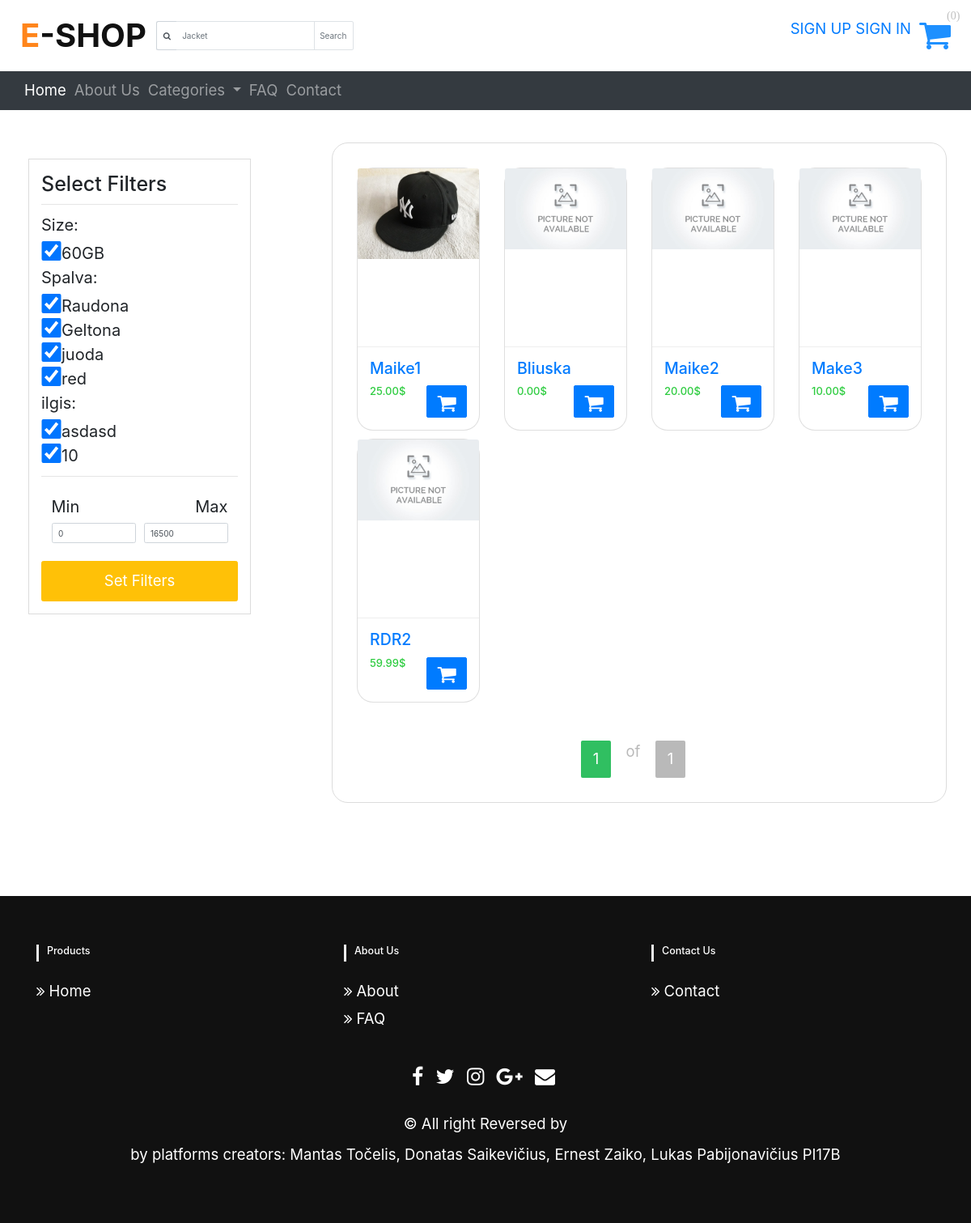
The app's page /, older data.
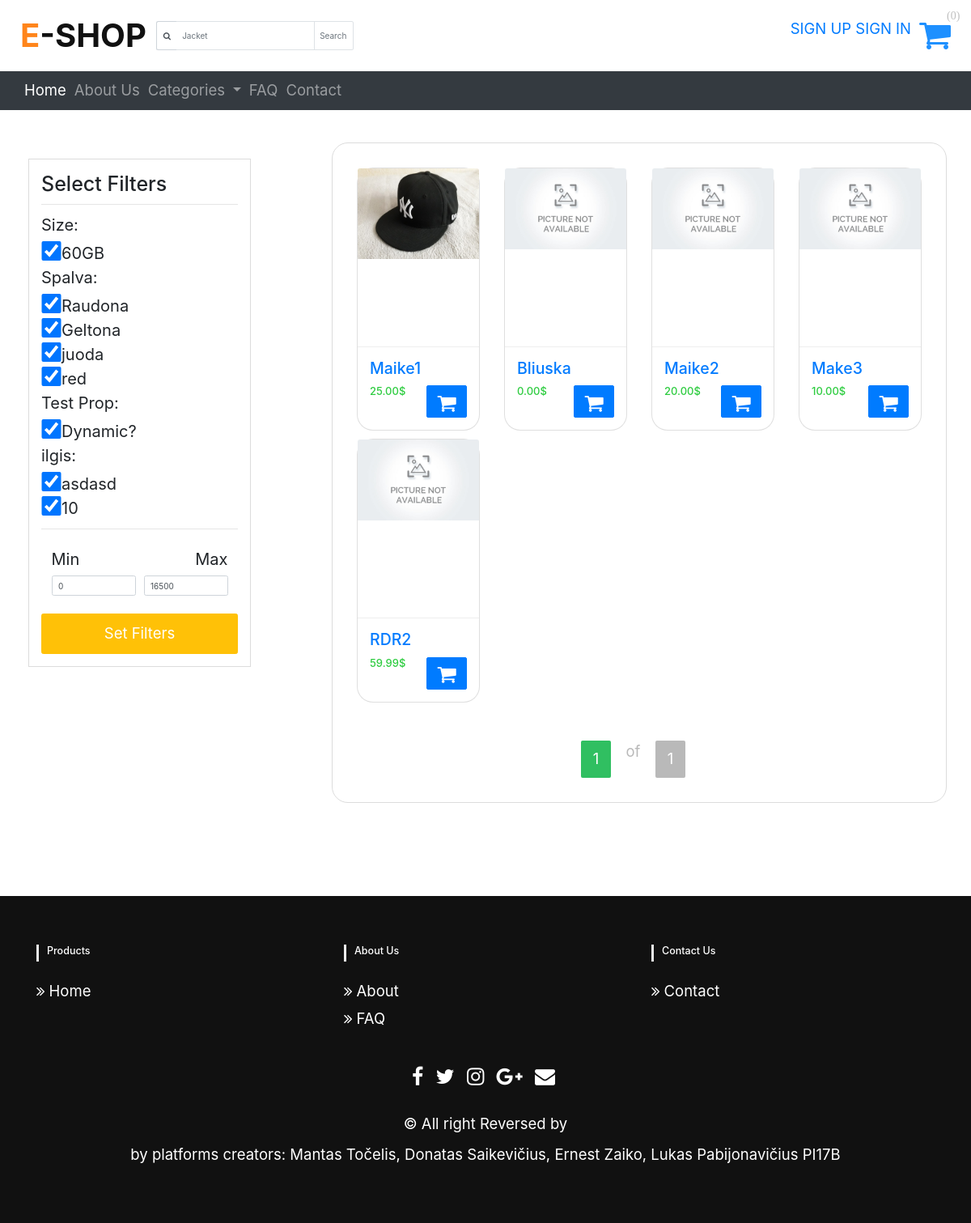
The same page, newer data.
### products/models.py (models this page shows, shortened)
class Property(models.Model):
    name = models.CharField(max_length=60)
    description = models.CharField(max_length=1000, blank=True)
    product = models.ForeignKey(Product, on_delete=models.CASCADE)

class Product(models.Model):
    title = models.CharField(max_length=30)
    price = models.DecimalField(decimal_places=2, max_digits=7, default=0)
    productCode = models.CharField(max_length=30, default="")
    categories = models.ForeignKey(Category, default=1, blank=True, on_delete=models.CASCADE)
    quantity = models.PositiveIntegerField(default=0)

class ProductImage(models.Model):
    product = models.ForeignKey(Product, null=True, on_delete=models.CASCADE)
    image = models.ImageField(upload_to=  upload_path_handler)

### frontend/views.py (the view)
# urls.py: 2. Add a URL to urlpatterns:  path('', views.home, name='home')
def home(request, products=None, message=None):
    term = request.POST.get('term')
    if not products:
        products = product_helpers.get_products(request)
    if term:
        term = request.POST.get('term')
        products = product_helpers.search_products((term))
    if term and len(products) > 0:
        paginator = Paginator(products, len(products))
    else:
        paginator = Paginator(products, 9)
    page = request.GET.get('page')
    products = paginator.get_page(page)
    return render(request, 'frontend/home.html', {
        "products": products,
    })

### eshop/context_processors.py (called while the page is built)
def categories_list(request):
    categories_list = Category.objects.filter(level__lte=1)
    return {'categories': categories_list}

def properties_list(request):
    attributes = Property.objects.order_by(
        'name').values('name', 'description').distinct()
    attributes_temp = []
    lastName = ""
    for att in attributes:
        if att['name'] == lastName:
            attributes_temp.append(att)
        else:
            lastName = att['name']
            attributes_temp.append({'globalName': att['name']})
            attributes_temp.append(att)
    return {'properties': attributes_temp}

### products/views.py (called while the page is built)
def get_products(request):
    products = Product.objects.all()
    return products

### frontend/templates/frontend/home.html (shortened to what this page needs)
{% extends "frontend/base.html" %} {% block content %}
<div class="container-fluid">
  <div class="row p-4 justify-content-between">
    <div class="col-md-3 side-menu-container">
      <div class="row ">
        <div class="container p-4" style="border: 1px solid gainsboro">
          {% include "frontend/components/filterSide.html" %}
        </div>
      </div>
    </div>
    <div class="col-md-8 product-container ">
      <div class="row flex-column  ">
        <div class="col">
          <div class="row">
              {% include "frontend/components/products.html" %}
          </div>
        </div>
        {% if products %}
        <div class="col justify-content-center pagination">
          {% include "frontend/components/product-pagination.html" %}
        </div>
        {% endif %}
      </div>
    </div>
    {% endblock %}

### frontend/templates/frontend/components/filterSide.html
<div class="cardx">
    <h1>Select Filters</h1>
    <hr />
    <form method="GET" action="/filter/">
        <div class="d-flex flex-column justify-content-around ">
            {% if propertiesCust %}
                {% for prop in propertiesCust %}
                    <div class="d-flex flex-row justify-content-between">
                        {% if prop.globalName %}
                            <div>
                                <label>{{prop.globalName}}:</label>
                            </div>
                        {% else %}
                            <div class="d-flex flex-row">
                                    <span class="check-input"><input   class="form-control" type="checkbox" name="{{prop.name}}" value="{{prop.description}}" id="prop-{{prop.pk}}" checked></span>
                                    <span>{{prop.description}}</span>
                            </div>
                        {% endif %}
                    </div>
                {% endfor %}
            {% else %}
                {% for prop in properties %}
                    <div class="d-flex flex-row justify-content-between" >
                    {% if prop.globalName %}
                        <div>
                            <label>{{prop.globalName}}:</label>
                        </div>
                    {% else %}
                        <div class="d-flex flex-row">
                                <span class="check-input"><input   id="prop-{{prop.pk}}" class="form-control" type="checkbox" name="{{prop.name}}" value="{{prop.description}}" checked></span>
                                <span>{{prop.description}}</span>
                        </div>
                    {% endif %}
                    </div>
                {% endfor %}
        {% endif %}
        </div>
        <hr/>
        <div class="filter-content">
            <div class="card-body">
                <div class="form-row">
                    <div class="form-group col-md-6">
                        <label>Min</label>
                        <input value="0" name="minPrice" type="number" class="form-control" id="inputEmail4" placeholder="$0" />
                    </div>
                    <div class="form-group col-md-6 text-right">
                        <label>Max</label>
                        <input  value="16500" name="maxPrice" type="number" class="form-control" placeholder="$1,0000" />
                    </div>
                </div>
            </div>
        </div>
        <button class="btn btn-warning text-white update-prop-btn"  id="update-prop-btn" type="submit">Set Filters</button>
    </form>
</div>

### frontend/templates/frontend/components/products.html (shortened to what this page needs)
{% if products %} {% for product in products %}
<div class="col-md-3">
  <figure class="card card-product">
    <a class="img-wrap" href="{% url 'product-view' product_id=product.id %}">
      {% if product.productimage_set.first %}
      <img src="{{ product.productimage_set.first.image.url }}" />
      {% else %}
      <img src="/media/other/default-image.png" />
      {% endif %}
    </a>
    <figcaption class="info-wrap">
      <h6 class="title text-dots">
        <a href="{% url 'product-view' product_id=product.id %}"
          >{{product.title}}</a
        >
      </h6>
      <div class="action-wrap">
        <a
          href="{% url 'product-view' product_id=product.id %}"
          class="btn btn-primary btn-sm float-right cart-logo"
        >
          <i class="fa fa-shopping-cart"></i>
        </a>
        <div class="price-wrap h5">
          <span class="price-new">{{product.price}}$</span>
        </div>
      </div>
    </figcaption>
  </figure>
</div>
{% endfor %} {% else %}
<p class="text-danger">Currently, there is no products for this category...</p>
{% endif %}

Row changes from the older to the newer data that the page shows:
added Property: globalName "Test Prop", description "Dynamic?"
